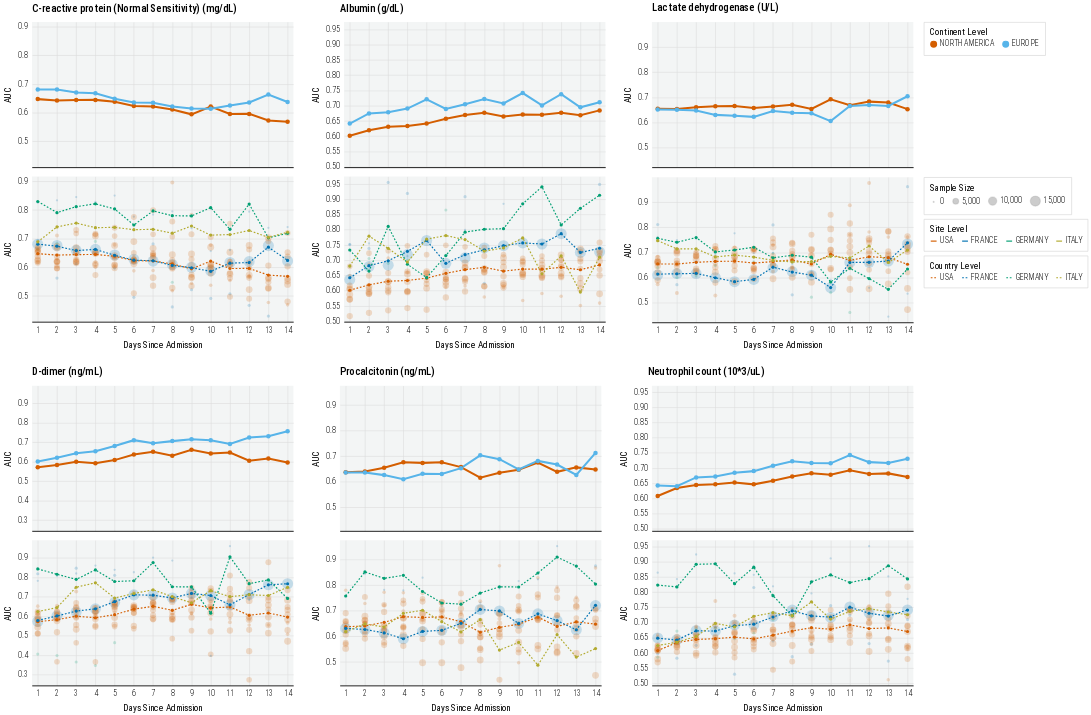

Write notebook code for a chart like this one.
### Code cell
def plot_lab(df=None, lab='Neutrophil count (10*3/uL)', is_country=True):
    d = df.copy()
    d = d[d.lab == lab]
        
    showLegend = False
    if lab == 'Lactate dehydrogenase (U/L)':
        showLegend = True
    
    """
    Continent-Level
    """
    nd = d[d.siteid.str.contains('USA') | d.siteid.str.contains('EUROPE')].copy()
    nd.siteid = nd.siteid.apply(lambda x: x.replace('META-', ''))
    nd.siteid = nd.siteid.apply(lambda x: x.replace('USA', 'NORTH AMERICA'))
    color_scale=alt.Scale(domain=continents, range=continent_colors)
    
    plot = alt.Chart(
        nd
    ).mark_line(
#         point=True,
        size=3.5,
#         stroke='black',
        opacity=1
    ).encode(
        x=alt.X("day:Q", title=None, axis=alt.Axis(labelAngle=0, tickCount=10, labels=False), scale=alt.Scale(clamp=True, nice=False, padding=10)),
        y=alt.Y("value:Q", title='AUC', scale=alt.Scale(zero=False, nice=False, padding=10)),
        # shape=alt.Shape("siteid:N", title='Continent', scale=alt.Scale(domain=['USA', 'EUROPE'], range=['circle', 'diamond']), legend=alt.Legend() if showLegend else None),
        color=alt.Color("siteid:N", title='Continent Level', scale=color_scale, legend=alt.Legend() if showLegend else None)
    ).properties(
        width=450,
        height=250
    )
    
    point = plot.mark_point(
        filled=True,
        opacity=1,
        size=60
    ).encode(
        color=alt.Color("siteid:N", title='Continent Level', scale=color_scale)
    )
    

    rp = (plot + point)
    
    """
    Country-Level
    """
    dm = d[d.siteid.str.contains('META')].copy()
    dm = dm[~dm.siteid.str.contains('EUROPE')]
    dm.siteid = dm.siteid.apply(lambda x: x.replace('META-', ''))
    dm.level = "continent"
    color_scale=alt.Scale(domain=countries, range=country_colors)
    
    plot = alt.Chart(
        dm
    ).mark_line(
        point=False,
        size=2,
#         stroke='black',
        opacity=1
    ).encode(
        x=alt.X("day:Q", title='Days Since Admission', axis=alt.Axis(labelAngle=0, tickCount=10, labels=False), scale=alt.Scale(clamp=True, nice=False, padding=10)),
        y=alt.Y("value:Q", title='AUC', scale=alt.Scale(zero=False, nice=False, padding=10)),
        # shape=alt.Shape("siteid:N", title='Continent', scale=alt.Scale(domain=['USA', 'EUROPE'], range=['circle', 'diamond']), legend=alt.Legend() if showLegend else None),
        color=alt.Color("siteid:N", title='Country Level', scale=color_scale, legend=alt.Legend(symbolDash=[3, 3]) if showLegend else None),
        strokeDash=alt.value([3, 3])
    ).properties(
        width=450,
        height=250
    )
    
    point = plot.mark_point(
        filled=True,
        opacity=1,
        size=30
    ).encode(
        color=alt.Color("siteid:N", title='Country', scale=color_scale, legend=None)
    )
    

    cp = alt.layer(plot, point).resolve_scale(color='independent')

    """
    Site-Level
    """
    dm = d[~d.siteid.str.contains('META')].copy()
    color_scale=alt.Scale(domain=countries, range=country_colors)

    plot = alt.Chart(
        dm
    ).mark_line(
        point=False,
        size=2.5,
#         stroke='black',
        opacity=0
    ).encode(
        x=alt.X("day:Q", title='Days Since Admission', axis=alt.Axis(labelAngle=0, tickCount=10, labels=True), scale=alt.Scale(clamp=True, nice=False, padding=10)),
        y=alt.Y("value:Q", title='AUC', scale=alt.Scale(zero=False, nice=False, padding=10)),
        color=alt.Color("country:N", title='Site Level', scale=color_scale, legend=alt.Legend() if showLegend else None),
    ).properties(
        width=450,
        height=250
    )
    
    point = plot.mark_point(
        filled=True,
        opacity=0.2,
        size=150,
    ).encode(
        color=alt.Color("country:N", title="Site Level", scale=alt.Scale(domain=countries, range=country_colors), legend=None),
        size=alt.Size('N:Q', title='Sample Size', legend=alt.Legend(symbolFillColor='black') if showLegend else None),
        
        # color=alt.Color("N:Q", title='Sample Size', legend=alt.Legend() if showLegend else None),
        # shape=alt.Shape("siteid:N", title=None, scale=alt.Scale(domain=sites, range=site_shapes), legend=None),
        
        # opacity=alt.Opacity('N:Q', title='Sample Size', scale=alt.Scale(range=[0, 1]))
    )
    

    sp = alt.layer(plot, point)
    
    """
    Combine
    """
    plot = alt.vconcat(rp, alt.layer(sp, cp).resolve_scale(color='independent'), spacing=10).resolve_scale(color='independent', size='independent', shape='independent', y='shared', x='shared')
    # plot = (sp + cp).resolve_scale(color='independent', size='independent', shape='independent')
    
    plot = plot.properties(
        title={
            "text": [
                f"{lab}",
            ],
            "dx": 50,
            'fontSize': 18,
            "subtitleColor": "gray",
        }
    )

    return plot

# plot = plot_lab(df=df)

p1 = alt.hconcat(*(
   plot_lab(df=df, lab=lab, is_country=True) for lab in unique_labs[0:3]
), spacing=30)#.resolve_scale(color='shared', shape='shared', stroke='independent', size='independent')

p2 = alt.hconcat(*(
   plot_lab(df=df, lab=lab, is_country=True) for lab in unique_labs[3:6]
), spacing=30)#.resolve_scale(color='shared', shape='shared', stroke='independent', size='independent')

p3 = alt.hconcat(*(
   plot_lab(df=df, lab=lab, is_country=True) for lab in unique_labs[6:9]
), spacing=30)#.resolve_scale(color='shared', shape='shared', stroke='independent', size='independent')

plot = alt.vconcat(p1, p2, p3, spacing=30)#.resolve_scale(color='shared')

# plot = plot.properties(
#     title={
# #         "text": [
# #             f"Lab Trajectory",
# #         ],
#         "dx": 30,
# #         "subtitle": [
# #             get_visualization_subtitle(data_release=data_release, with_num_sites=False)
# #         ],
#         "subtitleColor": "gray",
#     }
# )

plot = apply_theme(
    plot,
    axis_y_title_font_size=16,
    title_anchor='start',
    legend_orient='right',
    legend_title_orient='top',
    axis_label_font_size=14,
    header_label_font_size=16,
    subtitle_font_size=18,
#     point_size=100
)

plot
